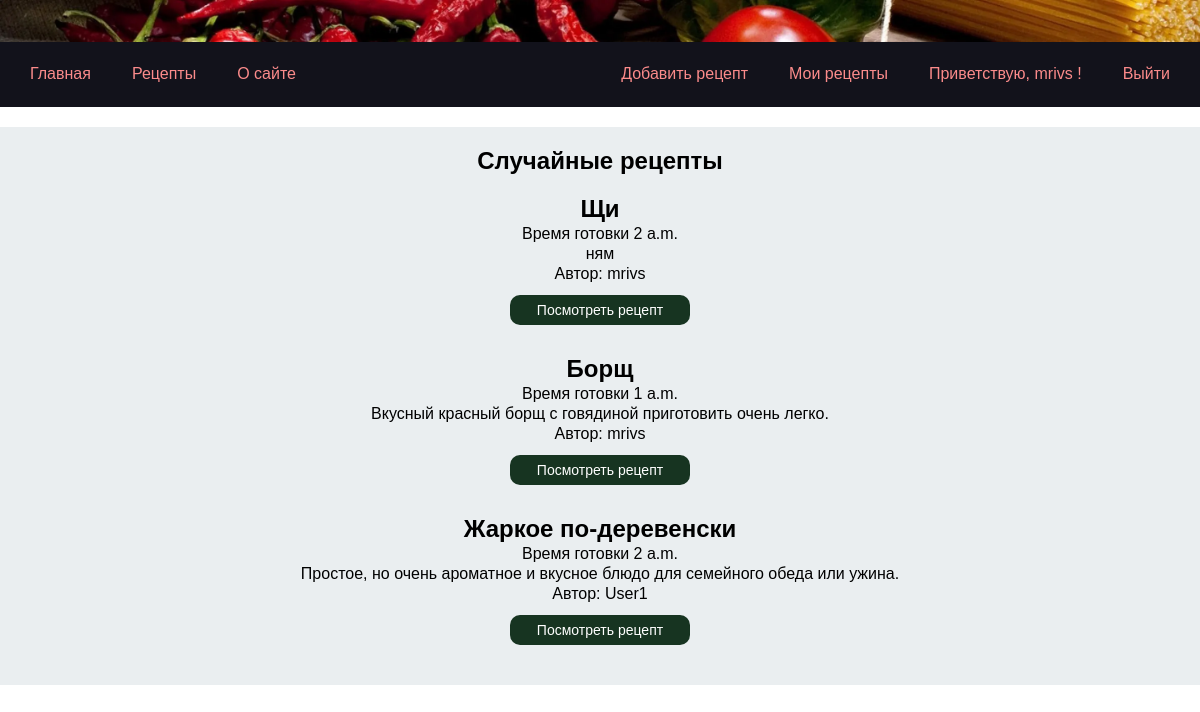
The app's page / (signed in) with its own data.
### app_cookbook/models.py (models this page shows)
class Recipe(models.Model):
    title=models.CharField(max_length=100)
    description=models.TextField(max_length=2000)
    ingredients=models.TextField(max_length=2000, default='')
    steps=models.TextField(max_length=2000)
    cooking_time=models.TimeField()
    pecipe_image=models.ImageField(null=True, blank=True)
    author=models.ForeignKey(User,on_delete=models.CASCADE)
    category = models.ForeignKey(Category, on_delete=models.CASCADE)

### app_cookbook/views.py (the view)
# urls.py: path('', views.main, name='main'),
def main(request):
    recipes = Recipe.objects.order_by('?')[:5]  # Получаем 5 случайных рецептов
    context = {"title": "main page",'recipes': recipes}
    return render(request, "app_cookbook/main.html", context)

### app_cookbook/templates/app_cookbook/main.html
{% extends 'base.html' %}
{% block content %}
<section class='section-box'>
    <div class="content-box">
    <h1>Случайные рецепты</h1>
    {% for recipe in recipes %}
    <div class="recipe-short">
        <h2>{{ recipe.title }}</h2>
        <p>Время готовки {{ recipe.cooking_time }}</p>
        <p>{{ recipe.description }}</p>
        <p>Автор: {{ recipe.author.username }}</p>
        <a href="{% url 'recipe_detail' recipe.id %}"><button class='button-recipe'>Посмотреть рецепт </button></a>
    </div>
    {% endfor %}
</div>
</section>
{% endblock %}

### templates/base.html (shortened to what this page needs)
{% load static %}
<!DOCTYPE html>
<html lang="ru">
<head>
    <link rel="stylesheet" type="text/css" href="{% static 'css/styles.css' %}" />
</head>
<body>
    <section class='intro'>
        <div class='intro-box'>
            <img class='intro-box__image' src="{% static 'images/intro.webp' %}" alt="Image">
        </div>
    </section>
    <header class="header">
        <div class="header-box">
            <div class="header-box-left">
                <a class='header-main-list__text' href="{% url 'main' %}">Главная</>
                    <a class='header-main-list__text' href="{% url 'recipes' %}">Рецепты</a>
                    <a class='header-main-list__text' href="{% url 'about' %}">О сайте</a>
            </div>
            <div class="header-box-right">
                {% if request.user.is_authenticated %}
                <a class='header-main-list__text' href="{% url 'recipe_add' %}">Добавить рецепт</a>
                <a class='header-main-list__text' href="{% url 'user_recipes' %}">Мои рецепты</a>
                <a class='header-main-list__text'> Приветствую, {{ user.username}} !</a>
                <a class='header-main-list__text' href="{% url 'logout' %}">Выйти</a>
                {% else %}
                <a class='header-main-list__text' href="{% url 'register' %}">Регистрация</a>
                <a class='header-main-list__text' href="{% url 'login' %}">Войти</a>
                {% endif %}
            </div>
        </div>
    </header>
    {% block content %}{% endblock %}
</body>
</html>

### static/css/styles.css (style rules this page uses)
html { font-family: 'Arial', sans-serif; }
* { margin: 0; padding: 0; text-decoration: none; }
.header { background-color: #12121b; width: 100%; height: 65px; flex-shrink: 0; margin: 0; display: flex; justify-content: center; align-items: center; margin-bottom: 20px; }
.header-box { width: 1140px; display: flex; justify-content: space-between; align-items: center; }
.header-box-left { gap: 41px; display: flex; justify-content: space-between; align-items: center; height: 38px; }
.header-box-right { gap: 41px; display: flex; justify-content: space-between; align-items: center; }
.header-main-list__text { color: #fb8b8b; font-family: "Arial"; font-size: 16px; font-style: normal; font-weight: 400; line-height: normal; }
.intro { display: flex; justify-content: center; width: 100%; align-items: center; }
.intro-box { display: flex; justify-content: center; align-items: center; }
.intro-box__image { width: 100%; }
.section-box { background-color: #eaeef0; width: 100%; flex-shrink: 0; display: flex; justify-content: center; align-items: center; }
.content-box { margin-top: 20px; margin-bottom: 30px; width: 1140px; display: flex; flex-direction: column; justify-content: space-between; align-items: center; gap: 10px; }
.button-recipe { margin-top: 10px; width: 180px; height: 30px; font-family: 'Arial'; font-style: normal; font-weight: 300; font-size: 14px; line-height: 18px; display: flex; justify-content: center; align-items: center; color: #ffffff; background: #173421; cursor: pointer; border-radius: 10px; vertical-align: middle; border: none; }
.recipe-short { margin-top: 10px; margin-bottom: 10px; width: 1140px; display: flex; flex-direction: column; justify-content: space-between; align-items: center; gap: 2px; }

### records on screen
Recipe: title "Щи", cooking_time "2 a.m.", description "ням", author.username "mrivs"
Recipe: title "Борщ", cooking_time "1 a.m.", description "Вкусный красный борщ с говядиной приготовить очень легко.", author.username "mrivs"
Recipe: title "Жаркое по-деревенски", cooking_time "2 a.m.", description "Простое, но очень ароматное и вкусное блюдо для семейного обеда или ужина.", author.username "User1"

### other values on screen
{{ user.username }} "mrivs"
